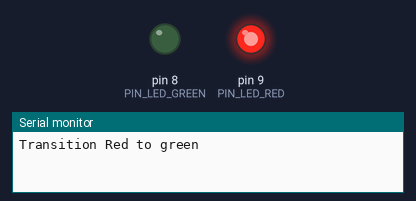
This sketch was run on a simulated Arduino Uno, built with avr-gcc and run on an emulated ATmega328P. Parts: output pins drawn as LEDs (lit = HIGH), the last lines printed to the serial monitor.

Above: at 0.05 s.
At 1.15 s:
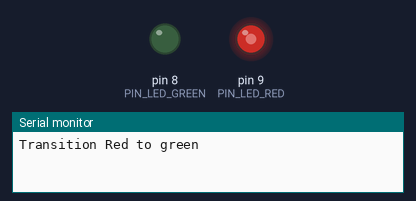
At 2.3 s:
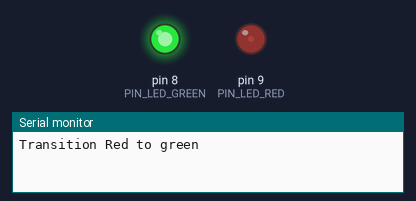
At 4.6 s:
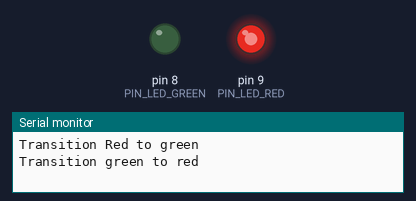
Timing chart, 0 to 6.6 s (numbered marks = the images above):
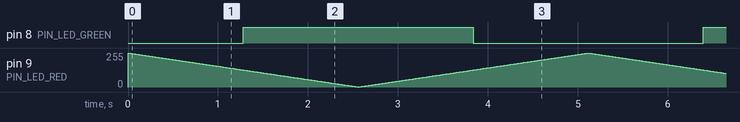

The sketch:

main.ino
```cpp
/**
 * @file    main.ino
 * @author  Filippo Graziani
 * @date    06/03/2024
 * @brief   A sample code for the two-color LED 3mm (KY029)
 * Connections:
 * Sensor       -----       Arduino Uno
 * -                        GND
 * G                        D8
 * R                        D9
 *
 * @attention   Resistors are needed.
 * @note    It is also called bi-led.
 */

#include "Arduino.h"
#include <stdint.h>

#define     PIN_LED_GREEN   (8)
#define     PIN_LED_RED     (9)

/**
 * @brief   Setup function.
 * @par     Description
 * Setting of the Arduino's pins and the serial port.
 * @return  Nothing.
 */
void
setup ()
{
    Serial.begin(9600);

    while (!Serial)
    {
        /* Do nothing */
    }

    pinMode(PIN_LED_GREEN, OUTPUT);
    pinMode(PIN_LED_RED, OUTPUT);
}   /* setup() */

/**
 * @brief   Loop function.
 * @par     Description
 * Tests the fading of the colors of the two-color LED.
 * @return  Nothing.
 */
void
loop ()
{
    Serial.println("Transition Red to green");

    // Red to green.
    //
    for (uint8_t level(0); level < 255; ++level)
    {
        analogWrite(PIN_LED_RED, 255 - level);
        analogWrite(PIN_LED_GREEN, level);
        delay(10);
    }

    Serial.println("Transition green to red");

    // Green to red.
    //
    for (uint8_t level(0); level < 255; ++level)
    {
        analogWrite(PIN_LED_RED, level);
        analogWrite(PIN_LED_GREEN, 255 - level);
        delay(10);
    }
}   /* loop() */


/*** End of file ***/
```

Measured:
- by itself, pin 8 (PIN_LED_GREEN): alternates HIGH for 2.6 s and LOW for 2.6 s
